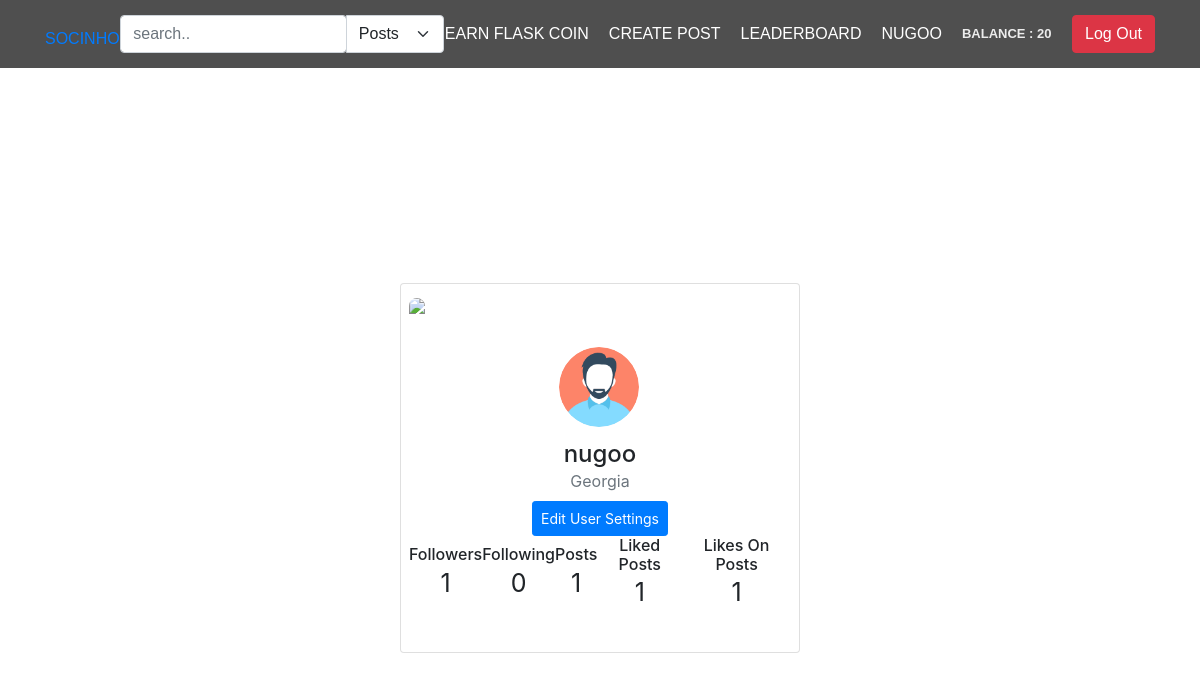
/user-profile (signed in), run on the app's committed database.
### app/main/models.py (models this page shows, shortened)
class User(db.Model, UserMixin):
    id = db.Column(db.Integer, primary_key=True)
    username = db.Column(db.String(80), unique=True)
    email = db.Column(db.String(50), nullable=False)
    password = db.Column(db.String(50), nullable=False)
    user_image = db.Column(db.String(80), default='static/pfp/default.png')
    flask_coin = db.Column(db.Integer, default=100)
    privacy = db.Column(db.String(50), default='public')
    posts = db.relationship('Post', backref='user', lazy=True, cascade="all, delete-orphan")
    followers = db.relationship('Follow', foreign_keys='Follow.following_to_id', backref='following_to', lazy='dynamic', cascade="all, delete-orphan", uselist=True)
    following = db.relationship('Follow', foreign_keys='Follow.following_from_id', backref='following_from', lazy='dynamic', cascade="all, delete-orphan", uselist=True)
    likes = db.relationship('Like', backref='user', lazy=True, cascade="all, delete-orphan")
    def delete(self):
        db.session.delete(self)
        db.session.commit()

### app/main/views.py (the view)
@main_bp.route('/user-profile')
@login_required
def user_profile():
    curr_user_liked_posts = Like.query.filter_by(user_id=current_user.id, like_status='active').all() # დალოგინებულმა იუზერმა რომელი პოსტებიც დაალაიქა
    curr_user_posts = Post.query.filter_by(user_id=current_user.id).all() # დალოგინებული იუზერის დადებული პოსტები
    curr_user_followers = Follow.query.filter_by(following_to_id=current_user.id, following_status='active').all() # დალოგინებული იუზერის ფოლოუერები
    curr_user_following = Follow.query.filter_by(following_from_id=current_user.id, following_status='active').all() # დალოგინებული იუზერი ვისაც აფოლოვებს
    user_liked_curr_posts = []
    for post in curr_user_posts:
        like_to_currents_post = Like.query.filter_by(post_id=post.id, like_status='active').all()
        if like_to_currents_post:
            user_liked_curr_posts.append(like_to_currents_post) # თუ რომეილიმე იუზერმა დალოგინებული იუზერის პოსტი დაალაიქა
    return render_template('user-profile.html', curr_user_posts=curr_user_posts,
                           curr_user_liked_posts=curr_user_liked_posts,
                           user_liked_curr_posts=user_liked_curr_posts,
                           curr_user_followers=curr_user_followers,
                           curr_user_following=curr_user_following)

### app/main/views.py (called while the page is built)
@login_manager.user_loader
def load_user(user_id):
    return User.query.get(user_id)

### app/main/templates/user-profile.html
{% extends "main.html" %}
{% block content %}
<div class="containerr d-flex justify-content-center align-items-center">
             <div class="card">
              <div class="upper">
                <img src="https://i.imgur.com/Qtrsrk5.jpg" class="img-fluid">
              </div>
              <div class="user text-center">
                <div class="profile">
                  <img src="{{current_user.user_image}}" class="rounded-circle" width="80">
                </div>
              </div>
              <div class="mt-5 text-center">
                <h4 class="mb-0">{{ current_user.username }}</h4>
                <span class="text-muted d-block mb-2">Georgia</span>
                <button class="btn btn-primary btn-sm follow" onclick="window.location.href='{{ url_for( 'main.user_settings' ) }}';">Edit User Settings</button>
                <div class="d-flex justify-content-between align-items-center mt-10 px-10">
                  <div class="stats">
                    <h6 class="mb-0">Followers</h6>
                    <span>{{curr_user_followers|length}}</span>
                  </div>
                  <div class="stats">
                    <h6 class="mb-0">Following</h6>
                    <span>{{curr_user_following|length}}</span>
                  </div>
                  <div class="stats">
                    <h6 class="mb-0">Posts</h6>
                    <span>{{ curr_user_posts|length }}</span>
                  </div>
                  <div class="stats">
                    <h6 class="mb-0">Liked Posts</h6>
                    <span>{{ curr_user_liked_posts|length }}</span>
                  </div>
                  <div class="stats">
                    <h6 class="mb-0">Likes On Posts</h6>
                    <span>{{ user_liked_curr_posts|length }}</span>
                  </div>
                </div>
              </div>
             </div>
           </div>
{% endblock content %}

### app/main/templates/main.html (shortened to what this page needs)
<!DOCTYPE html>
<html lang="en">
<head>
    <link rel="stylesheet" href="https://cdn.jsdelivr.net/npm/bootstrap@5.0.0-alpha1/dist/css/bootstrap.min.css">
    <link rel="stylesheet" href="{{ url_for('static', filename='style.css') }}">
    <link rel="stylesheet" href="https://cdn.jsdelivr.net/npm/bootstrap@4.3.1/dist/css/bootstrap.min.css">
</head>
<body>
    <header class="main-header">
        <div class="container">
            <li class="socinho" ><a href="{{ url_for('main.index') }}">SOCINHO</a> </li>
            {% if current_user.is_authenticated %}
                <form action="{{ url_for('main.search') }}" method="post">
                    <div class="input-group">
                        <input  type="search" class="form-control rounded" placeholder="search.." aria-label="Search" aria-describedby="search-addon" name="search" required />
                        <select class="form-select" aria-label="Default select example" onchange="this.form.submit()" name="search_filter">
                            <option value="posts" >Posts</option>
                        </select>
                    </div>
                </form>
            {% endif %}
            <nav class="main-navigation">
                {% if current_user.username %}
                    <li><a href="{{ url_for('main.play_for_earn') }}">Earn Flask Coin </a></li>
                    <li><a href="/create-post" data-toggle="modal" data-target="#mymodal">Create Post</a></li>
                    <li><a href="/leaderboard">Leaderboard</a></li>
                    <li><a href="{{ url_for('main.user_profile') }}">{{current_user.username}}</a></li>
                    <li><p class="balance" style="margin: 0">Balance : {{ current_user.flask_coin }}</p>
                {% endif %}
            </nav>
            <div>
                {% if current_user.username %}
                    <li>
                        <form action="{{ url_for('main.logout') }}">
                            <button name="submit" type="submit" class="btn btn-danger">Log Out</button>
                        </form>
                    </li>
                {% endif %}
            </div>
        </div>
    </header>
    {% block content %}
    {% endblock %}
</body>
</html>

### app/main/static/style.css (style rules this page uses)
body { background-color: #000; }
.card { width: 400px; border:none; }
body { background-color: rgb(156, 205, 226); }
li { list-style-type: none; }
.main-header { top: 0; padding: 15px; width: 100%; background-color: rgba(35, 35, 35, 0.8); z-index: 11; }
.main-header .container { font-family: "Source Sans Pro Bold", sans-serif; display: flex; align-items: center; justify-content: space-between; text-transform: uppercase; }
.main-header .container .main-navigation { transition: 1s height; text-transform: uppercase; display: flex; align-items: center; }
.main-header .container .main-navigation li { width: fit-content; margin-right: 20px; padding: 0; }
.main-header .container .main-navigation li a { font-size: 16px; color: white; -webkit-transition: 0.3s; -moz-transition: 0.3s; -o-transition: 0.3s; transition: 0.3s; }
.containerr { max-width: 400px; width: 100%; margin: 0 auto; position: relative; }
.balance { font-size: 13px; font-weight: bold; color: #ececec; }
body { background-color:#545454; font-family: "Poppins", sans-serif; font-weight: 300; }
.containerr { height: 100vh; }
.card { width: 400px; border: none; border-radius: 15px; padding: 8px; background-color: #fff; position: fixed; height: 370px; }
.upper { height: 100px; }
.upper img { width: 100%; border-top-left-radius: 10px; border-top-right-radius: 10px; }
.user { position: relative; }
.profile img { height: 80px; width: 80px; margin-top:2px; }
.profile { position: absolute; top:-50px; left: 38%; height: 90px; width: 90px; border:3px solid #fff; border-radius: 50%; }
.follow { border-radius: 15px; padding-left: 20px; padding-right: 20px; height: 35px; }
.stats span { font-size: 25px; }
.rounded { width: 55% !important; }
.socinho { margin-top: 10px; }

### data on the page
User: username "NUGOO", flask_coin "20", user_image (placeholder picture), username "nugoo"

### other printed values
{{ curr_user_followers|length }} "1"
{{ curr_user_following|length }} "0"
{{ curr_user_posts|length }} "1"
{{ curr_user_liked_posts|length }} "1"
{{ user_liked_curr_posts|length }} "1"
